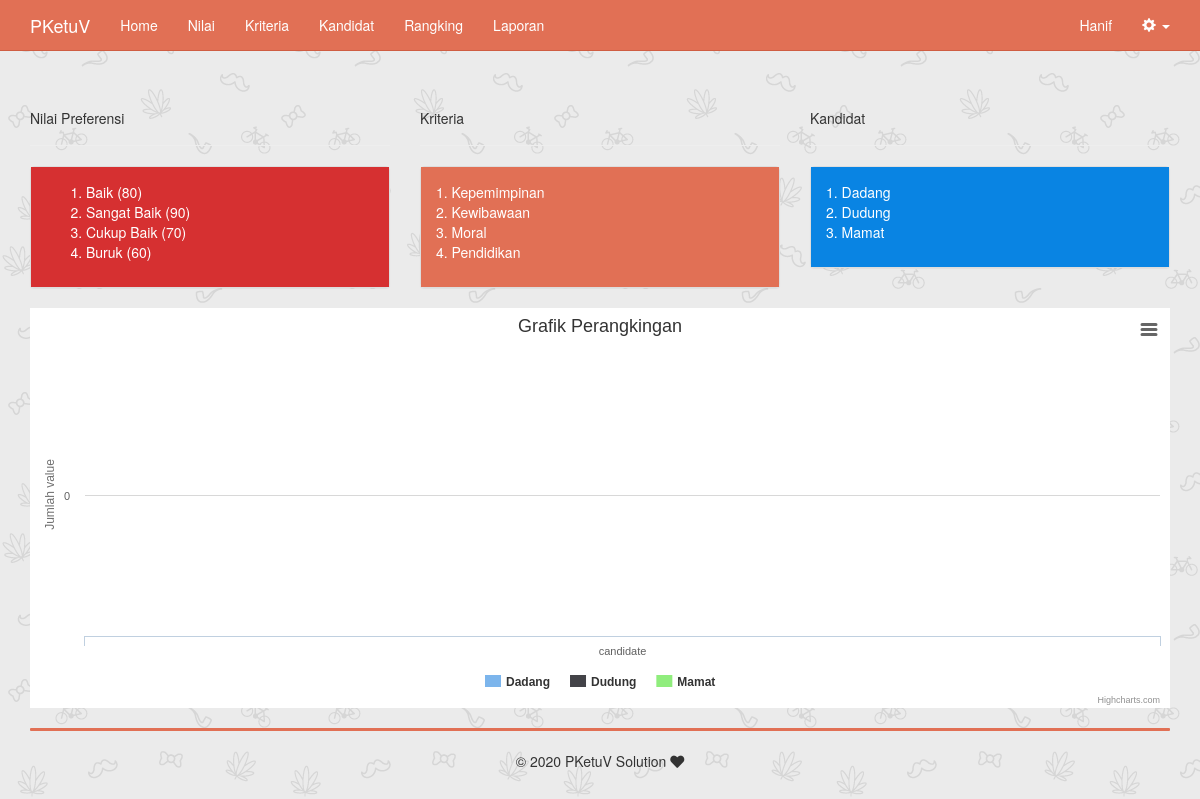
The app's page /index.php (signed in) with its own data.
### tables this page shows
CREATE TABLE `value` (
  `id_nilai` int(6) NOT NULL,
  `ket_nilai` varchar(45) NOT NULL,
  `jum_nilai` double NOT NULL
);

CREATE TABLE `criteria` (
  `id_kriteria` int(11) NOT NULL,
  `nama_kriteria` varchar(255) NOT NULL,
  `tipe_kriteria` varchar(10) NOT NULL,
  `bobot_kriteria` double NOT NULL
);

CREATE TABLE `candidate` (
  `id_candidate` int(11) NOT NULL,
  `id_pengguna` int(11) NOT NULL,
  `nama_candidate` varchar(255) NOT NULL,
  `hasil_candidate` double NULL
);

### includes/config.php (called while the page is built, shortened)
<?php
class Config{
	public function link($option = ''){
		return (isset($_SERVER['HTTPS']) && $_SERVER['HTTPS'] === 'on' ? "https" : "http") . "://".$_SERVER['HTTP_HOST']."/".$option;
	}
}
?>

### includes/value.inc.php (called while the page is built, shortened)
<?php
class value{
	private $conn;
	private $table_name = "value";
	public function __construct($db){
		$this->conn = $db;
	}
	function readAll(){
		$query = "SELECT * FROM ".$this->table_name." ORDER BY id_nilai ASC";
		$stmt = $this->conn->prepare( $query );
		$stmt->execute();
		return $stmt;
	}
}
?>

### includes/criteria.inc.php (called while the page is built, shortened)
<?php
class criteria{
	private $conn;
	private $table_name = "criteria";
	public function __construct($db){
		$this->conn = $db;
	}
	function readAll(){
		$query = "SELECT * FROM ".$this->table_name." ORDER BY id_kriteria ASC";
		$stmt = $this->conn->prepare( $query );
		$stmt->execute();
		return $stmt;
	}
}
?>

### includes/candidate.inc.php (called while the page is built, shortened)
<?php
class candidate{
	private $conn;
	private $table_name = "candidate";
	public function __construct($db){
		$this->conn = $db;
	}
	function readAll(){
		$query = "SELECT * FROM ".$this->table_name." ORDER BY id_candidate ASC";
		$stmt = $this->conn->prepare( $query );
		$stmt->execute();
		return $stmt;
	}
}
?>

### index.php (the view, shortened to what this page needs)
<?php
include_once 'header.php';
include_once 'includes/value.inc.php';
$pro3 = new value($db);
$stmt3 = $pro3->readAll();
include_once 'includes/candidate.inc.php';
$pro1 = new candidate($db);
$stmt1 = $pro1->readAll();
include_once 'includes/criteria.inc.php';
$pro2 = new criteria($db);
$stmt2 = $pro2->readAll();
?>
		<div class="row">
		  <div class="col-xs-12 col-sm-12 col-md-4">
		  	<div class="page-header">
			  <h5>Nilai Preferensi</h5>
			</div>
			<div class="panel panel-default">
			  <div class="panel-body" id="panel-value">
			    <ol>
			    	<?php
					while ($row3 = $stmt3->fetch(PDO::FETCH_ASSOC)){
					?>
				  	<li><?php echo $row3['ket_nilai'] ?> (<?php echo $row3['jum_nilai'] ?>)</li>
				  	<?php
					}
				  	?>
				</ol>
			  </div>
			</div>
		  </div>
		  <div class="col-xs-12 col-sm-12 col-md-4">
		  	<div class="page-header">
			  <h5>Kriteria</h5>
			</div>
			<div class="panel panel-default">
			  <div class="panel-body" id="panel-kriteria">
			    <ol class="list-unstyled">
			    	<?php
			    	$no=1;
					while ($row2 = $stmt2->fetch(PDO::FETCH_ASSOC)){
					?>
				  	<li><?php echo $no++ ?>. <?php echo $row2['nama_kriteria'] ?></li>
				  	<?php
					}
				  	?>
				</ol>
			  </div>
			</div>
		  </div>
		  <div class="col-xs-12 col-sm-12 col-md-4">
		  	<div class="page-header">
			  <h5>Kandidat</h5>
			</div>
			<div class="panel panel-default">
			  <div class="panel-body" id="panel-kandidat">
			    <ol class="list-unstyled">
			    	<?php
			    	$no=1;
					while ($row1 = $stmt1->fetch(PDO::FETCH_ASSOC)){
					?>
				  	<li><?php echo $no++ ?>. <?php echo $row1['nama_candidate'] ?></li>
				  	<?php
					}
				  	?>
				</ol>
			  </div>
			</div>
		  </div>
		</div>
		<div id="container2" style="min-width: 310px; height: 400px; margin: 0 auto"></div>
		<hr class="hr-footer">
		<div class="footer">
			<footer class="text-center">&copy; <?=date("Y")?> PKetuV Solution <i class="fas fa-heart"></i></footer>
		</div>
		</div>
	</body>
</html>

### header.php (shortened to what this page needs)
<?php
include "includes/config.php";
$config = new Config();
?>
<!DOCTYPE html>
<html lang="en">
  <head>
    <link href="vendor/bootstrap/css/bootstrap.min.css" rel="stylesheet">
    <link href="css/dataTables.bootstrap.min.css" rel="stylesheet">
    <link href="vendor/fontawesome/css/all.min.css" rel="stylesheet">
    <link href="css/custom.css" rel="stylesheet">
  </head>
  <body style="background: #ffffff url(images/back1.jpg) left bottom fixed;">
	<nav class="navbar navbar-default navbar-static-top navbar-custom">
	  <div class="container">
		<div class="navbar-header">
		  <a class="navbar-brand" href="<?=$config->link($config->folder)?>"><?=$config->title?></a>
		</div>
		<div class="collapse navbar-collapse" id="bs-example-navbar-collapse-1">
		  <ul class="nav navbar-nav">
			<li><a href="index.php">Home</a></li>
			<?php if (isset($_SESSION['role'])) {
				if ($_SESSION['role'] === base64_encode('Peserta')) { ?>
					<li><a href="report.php">Laporan</a></li>
				<?php } elseif ($_SESSION['role'] === base64_encode('Admin')) { ?>
			<li><a href="value.php">Nilai</a></li>
			<li><a href="criteria.php">Kriteria</a></li>
			<li><a href="candidate.php">Kandidat</a></li>
			<li><a href="ranking.php">Rangking</a></li>
			<li><a href="report.php">Laporan</a></li>
			<?php } elseif ($_SESSION['role'] === base64_encode('Voter')) { ?>
			<li><a href="voting.php">Voting</a></li>
			<?php }
			} ?>
		  </ul>
		  <ul class="nav navbar-nav navbar-right">
			<li><a href="profile.php"><?php echo $_SESSION['nama_lengkap'] ?></a></li>
			<li class="dropdown">
			  <a href="#" class="dropdown-toggle" data-toggle="dropdown" role="button" aria-haspopup="true" aria-expanded="false"><span class="glyphicon glyphicon-cog"></span> <span class="caret"></span></a>
			</li>
		  </ul>
		</div>
	  </div>
	</nav>
    <div class="container">

### css/custom.css (style rules this page uses)
#panel-value { background: #d63031; border: none; color: white; }
#panel-kriteria { background: #e17055; border: none; color: white; }
#panel-kandidat { background: #0984e3; border: none; color: white; }
.hr-footer { color: #e17055; border-radius: 1px; border-color: #e17055; border-width: medium; }
.navbar-custom { background-color: #e17055; border-color: #cf5d42; }
.navbar-custom .navbar-brand { color: #ffffff; }
.navbar-custom .navbar-nav > li > a { color: #ffffff; }
.navbar-custom .navbar-collapse, .navbar-custom .navbar-form { border-color: #ffffff; }
a { color: inherit; }

### records on screen
value: ket_nilai "Baik", jum_nilai "80"
value: ket_nilai "Sangat Baik", jum_nilai "90"
value: ket_nilai "Cukup Baik", jum_nilai "70"
value: ket_nilai "Buruk", jum_nilai "60"
criteria: nama_kriteria "Kepemimpinan"
criteria: nama_kriteria "Kewibawaan"
criteria: nama_kriteria "Moral"
criteria: nama_kriteria "Pendidikan"
candidate: nama_candidate "Dadang"
candidate: nama_candidate "Dudung"
candidate: nama_candidate "Mamat"

### other values on screen
$config->title "PKetuV"
$_SESSION['nama_lengkap'] "Hanif"
